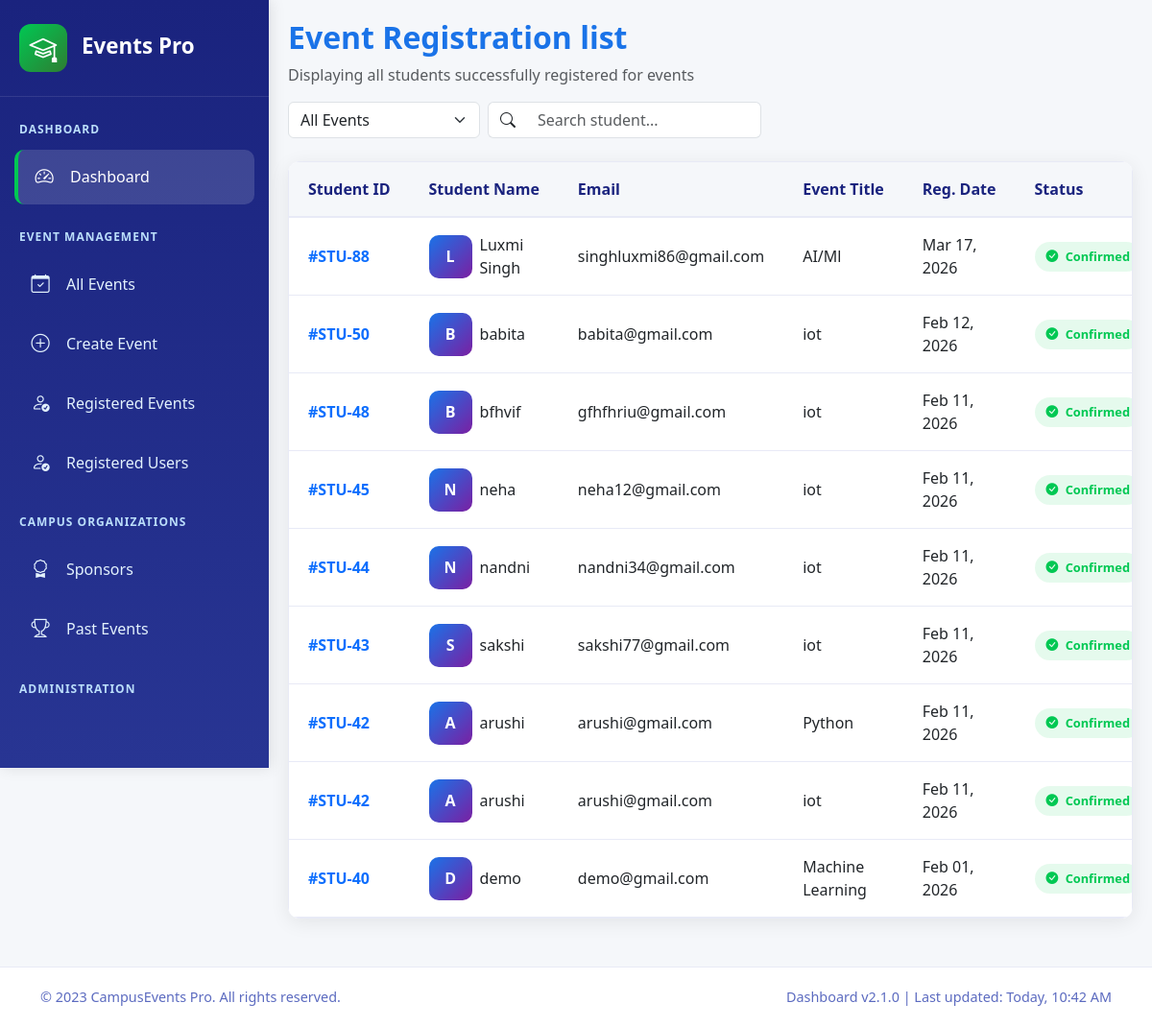
/admin/event_register.php, run on the app's committed database.
### tables this page shows
CREATE TABLE `event_register` (
  `id` int(11) NOT NULL,
  `event_id` int(11) NOT NULL,
  `student_id` int(11) NOT NULL,
  `status` varchar(20) DEFAULT NULL,
  `add_dated` timestamp NOT NULL DEFAULT current_timestamp() ON UPDATE current_timestamp()
);

CREATE TABLE `student` (
  `id` int(11) NOT NULL,
  `Name` varchar(255) NOT NULL,
  `Email` varchar(255) NOT NULL,
  `Password` varchar(255) NOT NULL,
  `Phone` varchar(20) NOT NULL,
  `OTP` varchar(10) NOT NULL,
  `Status` tinyint(11) NOT NULL,
  `Add_dated` datetime(6) NOT NULL
);

CREATE TABLE `create_events` (
  `id` int(11) NOT NULL,
  `title` varchar(255) NOT NULL,
  `event_type` varchar(255) NOT NULL,
  `description` text NOT NULL,
  `event_image` varchar(255) DEFAULT NULL,
  `start_date` datetime NOT NULL,
  `end_date` datetime NOT NULL,
  `registration_deadline` datetime DEFAULT NULL,
  `vanue` varchar(255) NOT NULL,
  `capacity` int(255) NOT NULL,
  `status` varchar(50) DEFAULT 'upcoming',
  `event_date` date DEFAULT curdate()
);

### admin/event_register.php (the view, shortened to what this page needs)
<?php
include 'db_config.php';
$registrations = [];
$query = "SELECT
            r.id as reg_id,
            r.status as reg_status,
            r.add_dated as reg_date,
            s.id as student_id,
            s.Name as student_name,
            s.Email as student_email,
            e.title as event_title
          FROM event_register r
          JOIN student s ON r.student_id = s.id
          JOIN create_events e ON r.event_id = e.id
          ORDER BY r.add_dated DESC";
$result = $conn->query($query);
if ($result) {
    while($row = $result->fetch_assoc()) {
        $registrations[] = $row;
    }
}
?>
<!DOCTYPE html>
<html lang="en">
<head>
    <link href="https://cdn.jsdelivr.net/npm/bootstrap@5.3.0-alpha1/dist/css/bootstrap.min.css" rel="stylesheet">
    <link rel="stylesheet" href="https://cdn.jsdelivr.net/npm/bootstrap-icons@1.8.1/font/bootstrap-icons.css">
</head>
<body>
    <?php include_once("leftbar.php"); ?>
    <div id="content">
        <header class="d-flex justify-content-between align-items-center mb-4 flex-wrap gap-3">
            <div>
                <h2 class="fw-bold" style="color: var(--primary-color);"> Event Registration list</h2>
                <p class="text-muted mb-0">Displaying all students successfully registered for events</p>
            </div>
            <div class="d-flex gap-2">
                <select id="eventFilter" class="form-select" style="max-width: 200px;">
                    <option value="">All Events</option>
                </select>
                <div class="input-group" style="max-width: 300px;">
                    <span class="input-group-text bg-white border-end-0"><i class="bi bi-search"></i></span>
                    <input type="text" id="regSearch" class="form-control border-start-0" placeholder="Search student...">
                </div>
            </div>
        </header>
        <main>
            <section class="registrations-table-container">
                <div class="table-responsive">
                    <table class="table table-hover align-middle mb-0" id="regTable">
                        <thead class="bg-light">
                            <tr>
                                <th>Student ID</th>
                                <th>Student Name</th>
                                <th>Email</th>
                                <th>Event Title</th>
                                <th>Reg. Date</th>
                                <th>Status</th>
                            </tr>
                        </thead>
                        <tbody>
                            <?php foreach ($registrations as $row): ?>
                                <tr class="data-row">
                                    <td class="fw-bold text-primary">#STU-<?php echo $row['student_id']; ?></td>
                                    <td>
                                        <div class="d-flex align-items-center gap-2">
                                            <div class="student-avatar"><?php echo strtoupper(substr($row['student_name'], 0, 1)); ?></div>
                                            <span><?php echo htmlspecialchars($row['student_name']); ?></span>
                                        </div>
                                    </td>
                                    <td><?php echo htmlspecialchars($row['student_email']); ?></td>
                                    <td class="event-title-cell"><?php echo htmlspecialchars($row['event_title']); ?></td>
                                    <td><?php echo date('M d, Y', strtotime($row['reg_date'])); ?></td>
                                    <td>
                                        <span class="status-badge status-confirmed">
                                            <i class="bi bi-check-circle-fill me-1"></i> Confirmed
                                        </span>
                                    </td>
                                </tr>
                            <?php endforeach; ?>
                        </tbody>
                    </table>
                </div>
            </section>
        </main>
    </div>
    <?php include_once("footer.php"); ?>
</body>
</html>

### admin/css/style.css (style rules this page uses)
:root { --primary-color: #1a73e8; --secondary-color: #0d47a1; --accent-color: #00c853; --warning-color: #ff9800; --danger-color: #f44336; --campus-purple: #7b1fa2; --campus-teal: #0097a7; --light-color: #f8f9fa; --dark-color: #212529; --sidebar-width: 280px; --header-height: 70px; --card-shadow: 0 4px 20px rgba(0, 0, 0, 0.08); --transition: all 0.3s cubic-bezier(0.25, 0.8, 0.25, 1); }
* { margin: 0; padding: 0; box-sizing: border-box; }
body { font-family: 'Segoe UI', system-ui, -apple-system, 'Roboto', sans-serif; background-color: #f5f7fa; color: #34495e; overflow-x: hidden; }
#content { margin-left: var(--sidebar-width); width: calc(100% - var(--sidebar-width)); transition: var(--transition); min-height: 100vh; display: flex; flex-direction: column; }
.table-responsive { border-radius: 10px; overflow: hidden; border: 1px solid #e8eaf6; }
.table thead { background-color: #f5f7fa; }
.table th { font-weight: 700; color: #1a237e; border-bottom: none; padding: 15px; }
.table td { padding: 15px; vertical-align: middle; border-color: #e8eaf6; }
.status-badge { padding: 6px 12px; border-radius: 20px; font-size: 0.8rem; font-weight: 700; }
.table-responsive { overflow-x: auto; }
.table { margin-bottom: 0; }
.table th { font-weight: 700; color: #1a237e; border-bottom: none; padding: 15px; white-space: nowrap; }
.registrations-table-container { background-color: white; border-radius: 12px; overflow: hidden; box-shadow: var(--card-shadow); margin-bottom: 30px; }
.table { margin-bottom: 0; border-collapse: separate; border-spacing: 0; }
.table th { font-weight: 700; color: #1a237e; border-bottom: 2px solid #e8eaf6; padding: 16px 20px; white-space: nowrap; position: sticky; top: 0; background-color: #f5f7fa; z-index: 10; }
.table td { padding: 16px 20px; vertical-align: middle; border-bottom: 1px solid #e8eaf6; transition: var(--transition); }
.table tbody tr { transition: var(--transition); }
.student-avatar { width: 45px; height: 45px; border-radius: 10px; background: linear-gradient(135deg, var(--primary-color), var(--campus-purple)); display: flex; align-items: center; justify-content: center; color: white; font-weight: 700; font-size: 1rem; flex-shrink: 0; }
.status-badge { padding: 6px 12px; border-radius: 20px; font-size: 0.8rem; font-weight: 700; display: inline-block; }
.status-confirmed { background-color: rgba(0, 200, 83, 0.1); color: var(--accent-color); }

### admin/event_register.php (style rules this page uses)
:root { --primary-color: #1a237e; --card-shadow: 0 4px 20px rgba(0,0,0,0.08); }
body { background-color: #f8f9fa; font-family: 'Inter', sans-serif; }
#content { padding: 20px; }
.status-badge { padding: 5px 12px; border-radius: 50px; font-size: 0.75rem; font-weight: 600; white-space: nowrap; }
.status-confirmed { background: #e8f5e9; color: #2e7d32; }
.student-avatar { width: 40px; height: 40px; background: #e8eaf6; color: #1a237e; display: flex; align-items: center; justify-content: center; border-radius: 8px; font-weight: bold; }
.registrations-table-container { background: white; border-radius: 12px; box-shadow: var(--card-shadow); overflow: hidden; }

### data on the page
event_register: student "88", student.Name "L", student.Name "Luxmi Singh", student.Email "singhluxmi86@gmail.com", event.title "AI/Ml", add_dated "Mar 17, 2026"
event_register: student "50", student.Name "B", student.Name "babita", student.Email "babita@gmail.com", event.title "iot", add_dated "Feb 12, 2026"
event_register: student "48", student.Name "B", student.Name "bfhvif", student.Email "gfhfhriu@gmail.com", event.title "iot", add_dated "Feb 11, 2026"
event_register: student "45", student.Name "N", student.Name "neha", student.Email "neha12@gmail.com", event.title "iot", add_dated "Feb 11, 2026"
event_register: student "44", student.Name "N", student.Name "nandni", student.Email "nandni34@gmail.com", event.title "iot", add_dated "Feb 11, 2026"
event_register: student "43", student.Name "S", student.Name "sakshi", student.Email "sakshi77@gmail.com", event.title "iot", add_dated "Feb 11, 2026"
event_register: student "42", student.Name "A", student.Name "arushi", student.Email "arushi@gmail.com", event.title "Python", add_dated "Feb 11, 2026"
event_register: student "42", student.Name "A", student.Name "arushi", student.Email "arushi@gmail.com", event.title "iot", add_dated "Feb 11, 2026"
event_register: student "40", student.Name "D", student.Name "demo", student.Email "demo@gmail.com", event.title "Machine Learning", add_dated "Feb 01, 2026"
